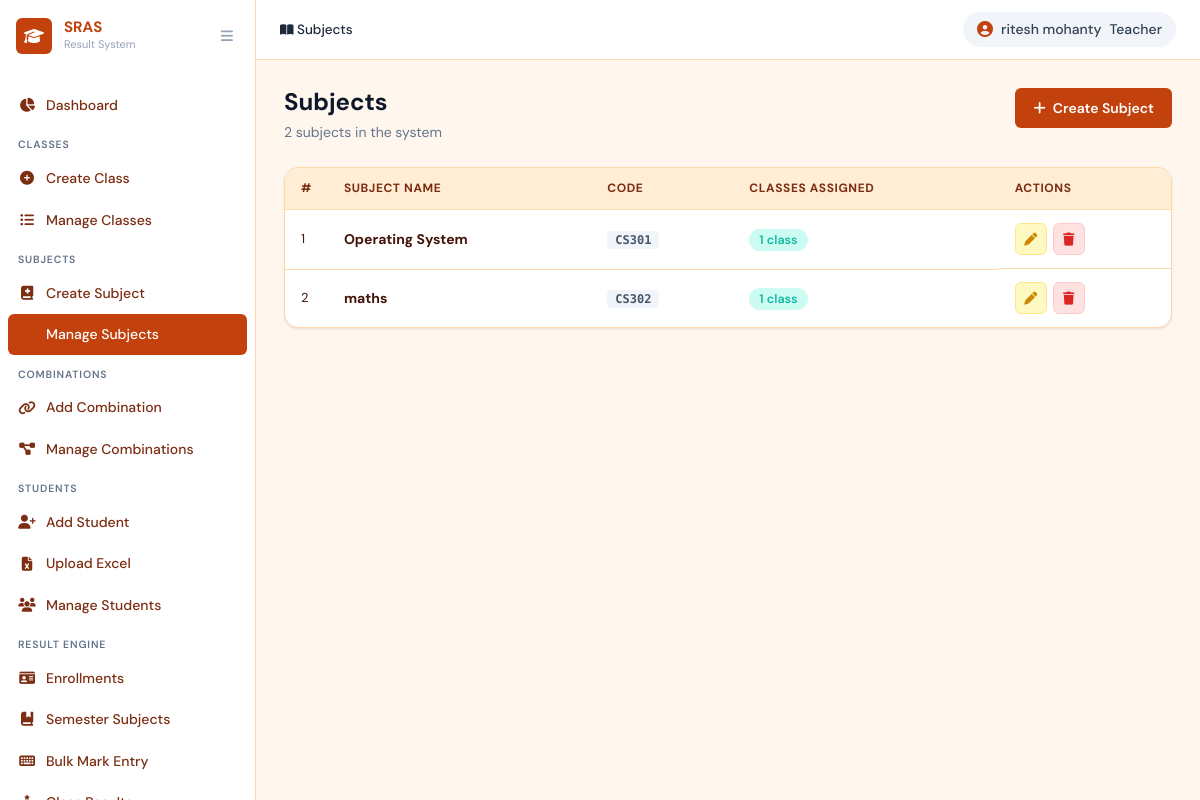
Page /subjects/ (signed in) on the committed database.
### core/models.py (models this page shows, shortened)
class Teacher(models.Model):
    name = models.CharField(max_length=150, verbose_name="Full Name")
    email = models.EmailField(unique=True, verbose_name="Email")
    password = models.CharField(max_length=255, verbose_name="Password (hashed)")
    is_active = models.BooleanField(default=True)
    created_at = models.DateTimeField(auto_now_add=True)
    updated_at = models.DateTimeField(auto_now=True)
    class Meta:
        verbose_name = "Teacher"
        verbose_name_plural = "Teachers"
        ordering = ["name"]

class Subject(models.Model):
    name        = models.CharField(max_length=100, unique=True, verbose_name='Subject Name')
    code        = models.CharField(max_length=20, blank=True, verbose_name='Subject Code')
    description = models.TextField(blank=True, verbose_name='Description')
    created_at  = models.DateTimeField(auto_now_add=True)
    updated_at  = models.DateTimeField(auto_now=True)
    class Meta:
        ordering = ['name']
        verbose_name = 'Subject'
        verbose_name_plural = 'Subjects'

### core/views.py (the view)
    def wrapper(request, *args, **kwargs):
        if not _get_current_teacher(request):
            messages.error(request, 'You must be logged in as a teacher.')
            return redirect('login')
        return view_func(request, *args, **kwargs)

### core/views.py (called while the page is built)
def _get_current_teacher(request):
    if request.session.get('user_type') != 'teacher':
        return None
    return Teacher.objects.filter(pk=request.session.get('user_id'), is_active=True).first()

def teacher_required(view_func):
    def wrapper(request, *args, **kwargs):
        if not _get_current_teacher(request):
            messages.error(request, 'You must be logged in as a teacher.')
            return redirect('login')
        return view_func(request, *args, **kwargs)
    wrapper.__name__ = view_func.__name__
    return wrapper

@teacher_required
def subject_list(request):
    subjects = Subject.objects.annotate(class_count=Count('subject_combinations')).order_by('name')
    return render(request, 'core/subject_list.html', {'subjects': subjects})

### core/templates/core/subject_list.html (shortened to what this page needs)
{% extends 'core/base.html' %}
{% block breadcrumb %}
<span class="breadcrumb-item active"><i class="fas fa-book-open"></i> Subjects</span>
{% endblock %}
{% block content %}
<div class="page-header">
  <div>
    <h1 class="page-title">Subjects</h1>
    <p class="page-subtitle">{{ subjects|length }} subject{{ subjects|length|pluralize }} in the system</p>
  </div>
  <a href="{% url 'subject_create' %}" class="btn btn-primary"><i class="fas fa-plus"></i> Create Subject</a>
</div>
<div class="section-card">
  {% if subjects %}
  <table class="data-table">
    <thead>
      <tr><th>#</th><th>Subject Name</th><th>Code</th><th>Classes Assigned</th><th>Actions</th></tr>
    </thead>
    <tbody>
      {% for subj in subjects %}
      <tr>
        <td class="td-num">{{ forloop.counter }}</td>
        <td><strong>{{ subj.name }}</strong></td>
        <td>{% if subj.code %}<span class="badge-code">{{ subj.code }}</span>{% else %}<span class="text-muted">—</span>{% endif %}</td>
        <td><span class="badge-count">{{ subj.class_count }} class{{ subj.class_count|pluralize:"es" }}</span></td>
        <td class="td-actions">
          <a href="{% url 'subject_edit' subj.pk %}" class="btn-icon btn-edit"><i class="fas fa-pen"></i></a>
          <a href="{% url 'subject_delete' subj.pk %}" class="btn-icon btn-delete"><i class="fas fa-trash"></i></a>
        </td>
      </tr>
      {% endfor %}
    </tbody>
  </table>
  {% endif %}
</div>
{% endblock %}

### core/templates/core/base.html (shortened to what this page needs)
<!DOCTYPE html>
<html lang="en">
<head>
  <link rel="stylesheet" href="https://cdnjs.cloudflare.com/ajax/libs/font-awesome/6.5.0/css/all.min.css" />
  <link rel="stylesheet" href="/static/css/main.css" />
</head>
<body class="app-layout">
  <aside class="sidebar" id="sidebar">
    <div class="sidebar-header">
      <div class="sidebar-logo">
        <span class="logo-icon"><i class="fas fa-graduation-cap"></i></span>
        <div class="logo-text">
          <span class="logo-title">SRAS</span>
          <span class="logo-sub">Result System</span>
        </div>
      </div>
      <button class="sidebar-toggle" id="sidebarToggle"><i class="fas fa-bars"></i></button>
    </div>
    <nav class="sidebar-nav">
      <div class="nav-section">
        <a href="{% url 'dashboard' %}"
          class="nav-item {% if request.resolver_match.url_name == 'dashboard' %}active{% endif %}">
          <i class="fas fa-chart-pie"></i><span>Dashboard</span>
        </a>
      </div>
      <div class="nav-section">
        <div class="nav-label">Classes</div>
        <a href="{% url 'class_create' %}"
          class="nav-item {% if request.resolver_match.url_name == 'class_create' %}active{% endif %}">
          <i class="fas fa-plus-circle"></i><span>Create Class</span>
        </a>
        <a href="{% url 'class_list' %}"
          class="nav-item {% if request.resolver_match.url_name == 'class_list' %}active{% endif %}">
          <i class="fas fa-list-ul"></i><span>Manage Classes</span>
        </a>
      </div>
      <div class="nav-section">
        <div class="nav-label">Subjects</div>
        <a href="{% url 'subject_create' %}"
          class="nav-item {% if request.resolver_match.url_name == 'subject_create' %}active{% endif %}">
          <i class="fas fa-book-medical"></i><span>Create Subject</span>
        </a>
        <a href="{% url 'subject_list' %}"
          class="nav-item {% if request.resolver_match.url_name == 'subject_list' %}active{% endif %}">
          <span>Manage Subjects</span>
        </a>
      </div>
      <div class="nav-section">
        <div class="nav-label">Combinations</div>
        <a href="{% url 'combination_create' %}"
          class="nav-item {% if request.resolver_match.url_name == 'combination_create' %}active{% endif %}">
          <i class="fas fa-link"></i><span>Add Combination</span>
        </a>
        <a href="{% url 'combination_list' %}"
          class="nav-item {% if request.resolver_match.url_name == 'combination_list' %}active{% endif %}">
          <i class="fas fa-project-diagram"></i><span>Manage Combinations</span>
        </a>
      </div>
      <div class="nav-section">
        <div class="nav-label">Students</div>
        <a href="{% url 'student_create' %}"
          class="nav-item {% if request.resolver_match.url_name == 'student_create' %}active{% endif %}">
          <i class="fas fa-user-plus"></i><span>Add Student</span>
        </a>
        <a href="{% url 'student_upload' %}"
          class="nav-item {% if request.resolver_match.url_name == 'student_upload' %}active{% endif %}">
          <i class="fas fa-file-excel"></i><span>Upload Excel</span>
        </a>
        <a href="{% url 'student_list' %}"
          class="nav-item {% if request.resolver_match.url_name == 'student_list' %}active{% endif %}">
          <i class="fas fa-users"></i><span>Manage Students</span>
        </a>
      </div>
      <div class="nav-section">
        <div class="nav-label">Result Engine</div>
        <a href="{% url 're_enrollment_list' %}"
          class="nav-item {% if 're_enrollment' in request.resolver_match.url_name|default:'' %}active{% endif %}">
          <i class="fas fa-id-card"></i><span>Enrollments</span>
        </a>
        <a href="{% url 're_semester_subject_list' %}"
          class="nav-item {% if 're_semester_subject' in request.resolver_match.url_name|default:'' %}active{% endif %}">
          <i class="fas fa-book-bookmark"></i><span>Semester Subjects</span>
        </a>
        <a href="{% url 're_bulk_entry' %}"
          class="nav-item {% if request.resolver_match.url_name == 're_bulk_entry' %}active{% endif %}">
          <i class="fas fa-keyboard"></i><span>Bulk Mark Entry</span>
        </a>
        <a href="{% url 're_result_list' %}"
          class="nav-item {% if request.resolver_match.url_name == 're_result_list' %}active{% endif %}">
          <i class="fas fa-ranking-star"></i><span>Class Results</span>
        </a>
      </div>
    </nav>
  </aside>
  <main class="main-content" id="mainContent">
    <header class="topbar">
      <div class="topbar-left">
        <nav class="breadcrumb-nav">
          {% block breadcrumb %}{% endblock %}
        </nav>
      </div>
      <div class="topbar-right">
        <span class="topbar-user">
          <i class="fas fa-circle-user"></i>
          {{ request.session.user_name|default:"Teacher" }}
          <span class="role-chip">Teacher</span>
        </span>
      </div>
    </header>
    <div class="page-content">
      {% block content %}{% endblock %}
    </div>
  </main>
</body>
</html>

### rows in the picture
Teacher: session.user_name "ritesh mohanty"
Subject: name "Operating System", code "CS301", class_count "1"
Subject: name "maths", code "CS302", class_count "1"

### other values in the picture
{{ subjects|length }} "2"
